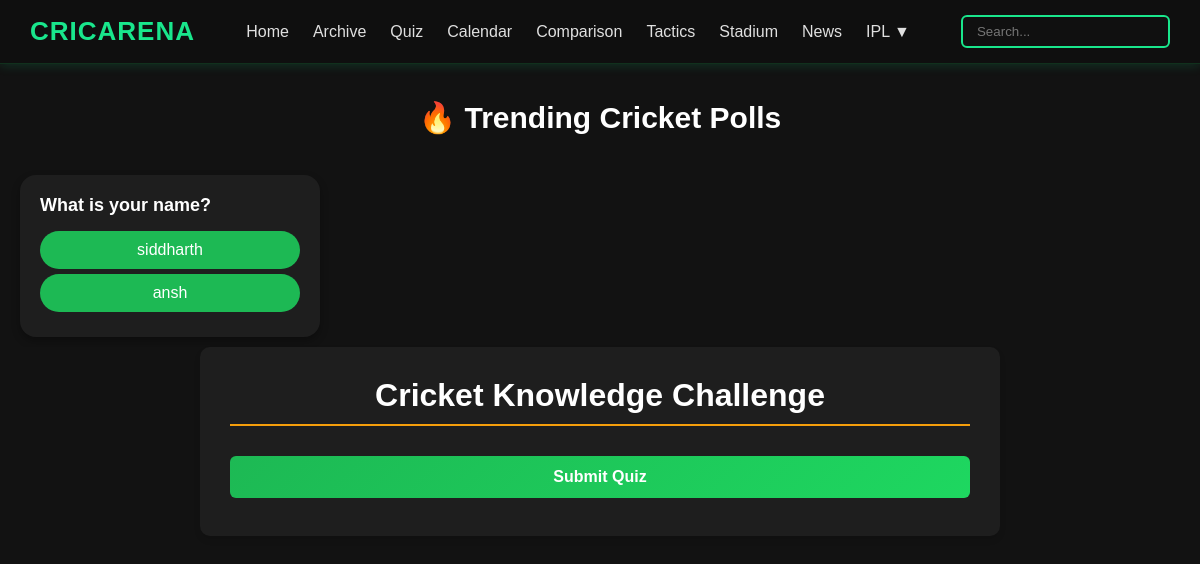
Page /quiz/ on the earlier database version.
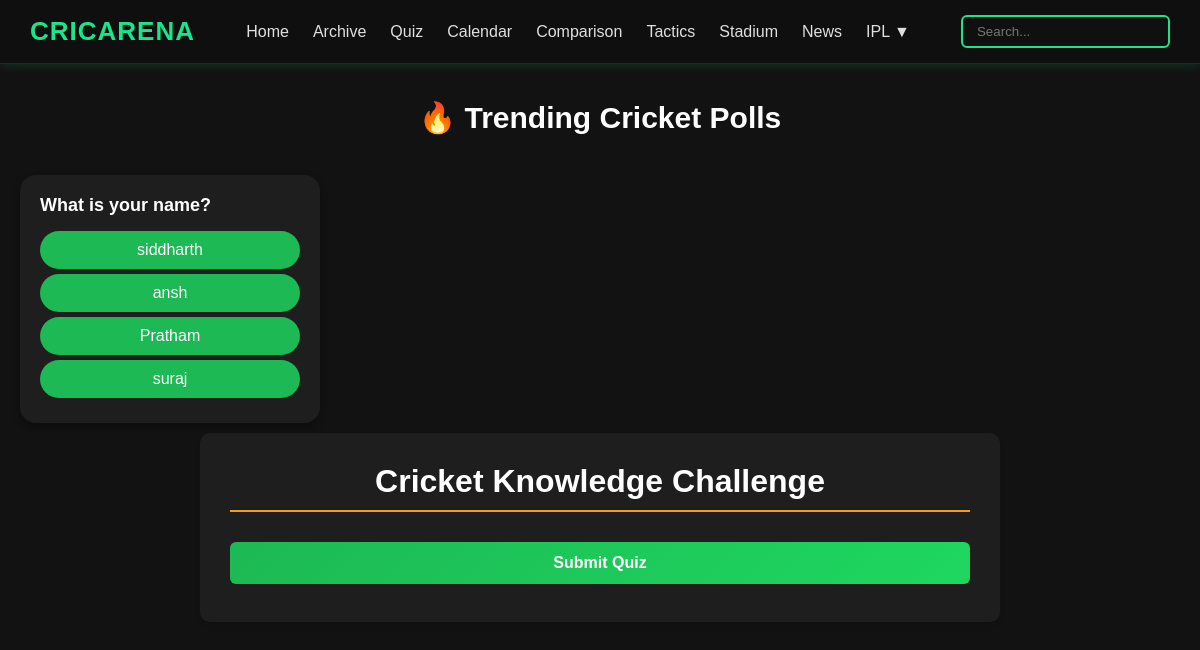
Same page on the later database version.
### quiz/models.py (models this page shows, shortened)
class Poll(models.Model):
    question = models.CharField(max_length=255)
    created_at = models.DateTimeField(auto_now_add=True)

class Option(models.Model):
    poll = models.ForeignKey(Poll, related_name='options', on_delete=models.CASCADE)
    text = models.CharField(max_length=100)
    votes = models.IntegerField(default=0)

### quiz/views.py (the view)
# urls.py: path('', views.poll_list, name='poll_list'),
def poll_list(request):
    polls = Poll.objects.all().order_by('-created_at')
    all_questions = list( QuizQuestion.objects.all())
    if ( len(all_questions) > 5 ):
        questions = random.sample( all_questions,5)
    else:
        questions = all_questions
    return render(request, 'quiz/poll.html', {'polls': polls , 'questions': questions})

### quiz/templates/quiz/poll.html (shortened to what this page needs)
{% load static %}
<!DOCTYPE html>
<html lang="en">
<head>
    <link rel="stylesheet" href="{% static 'quiz/poll.css' %}">
</head>
<body>
      {% include 'quiz/navbar.html' %}
<h2  class = "center-heading" >🔥 Trending Cricket Polls</h2>
<div class="poll-slider">
    {% for poll in polls %}
    <div class="poll-card" id="poll-{{ poll.id }}">
        <h3>{{ poll.question }}</h3>
        {% for option in poll.options.all %}
                <button class="option-button" onclick="vote('{{ option.id }}', '{{ poll.id }}')">
                {{ option.text }}
            </button>
        {% endfor %}
    </div>
    {% endfor %}
</div>
<div class="quiz-section">
  {% include 'quiz/quiz.html' %}
</div>
</body>
</html>

### quiz/templates/quiz/navbar.html (shortened to what this page needs)
 {% load static %}
<!DOCTYPE html>
<html lang="en">
<head>
    <link rel="stylesheet" href="{% static 'quiz/style.css' %}">
    <link rel="stylesheet" href="https://unpkg.com/swiper/swiper-bundle.min.css" />
</head>
<body>
      <nav class="navbar">
    <div class="navbar-logo"><a href="#">CRICARENA</a></div>
    <ul class="navbar-links">
      <li><a href="/">Home</a></li>
      <li><a href="/archives/">Archive</a></li>
      <li><a href="/quiz/">Quiz</a></li>
      <li><a href="/sportscal/">Calendar</a></li>
      <li><a href="/comparison/">Comparison</a></li>
      <li><a href="#">Tactics</a></li>
      <li><a href="/stadium/">Stadium</a></li>
      <li><a href="/news/">News</a></li>
      <li class="dropdown">
        <a href="#">IPL ▼</a>
      </li>
    </ul>
    <div class="navbar-search">
      <input type="text" placeholder="Search...">
    </div>
  </nav>
</body>
</html>

### quiz/templates/quiz/quiz.html (shortened to what this page needs)
{% load static %}
<body>
<div class="quiz-container">
    <h1>Cricket Knowledge Challenge</h1>
    <form id="quizForm" action="{% url 'submit_quiz' %}" method="POST">
        <button type="submit" class="submit-btn">Submit Quiz</button>
    </form>
</div>
</body>

### quiz/static/quiz/poll.css (style rules this page uses)
body { color: white; background-color: #121212; margin: 0; font-family: 'Segoe UI', sans-serif; padding: 0; }
.center-heading { font-size: 30px; text-align: center; margin: 40px 0 20px 0; padding: 0; }
.poll-slider { display: flex; gap: 20px; overflow-x: auto; scroll-snap-type: x mandatory; padding: 20px; }
.poll-card { background: #1e1e1e; border-radius: 12px; min-width: 300px; scroll-snap-align: start; padding: 20px; box-shadow: 0 4px 12px rgba(0,0,0,0.4); }
.poll-card h3 { font-size: 18px; margin-bottom: 15px; }
.option-button { background: #1db954; color: white; border: none; border-radius: 30px; padding: 10px 20px; cursor: pointer; margin: 5px 0; width: 100%; transition: background 0.3s ease; }

### quiz/static/quiz/style.css (style rules this page uses)
* { margin: 0; padding: 0; box-sizing: border-box; }
body { font-family: Arial, sans-serif; background-color: black; overflow-x: hidden; }
body::before { content: ''; display: block; height: 60px; }
.navbar { color: #fff; display: flex; justify-content: space-between; align-items: center; padding: 15px 30px; position: fixed; top: 0; width: 100%; z-index: 1000; box-shadow: 0 2px 10px rgba(25, 230, 140, 0.15); background: rgba(15, 15, 15, 0.7); backdrop-filter: blur(8px); -webkit-backdrop-filter: blur(8px); border-bottom: 1px solid rgba(29, 185, 84, 0.2); }
.navbar-logo a { color: #19e68c; font-size: 26px; font-weight: bold; text-decoration: none; letter-spacing: 1px; }
.navbar-links { list-style: none; display: flex; gap: 24px; align-items: center; }
.navbar-links li a { color: #e0e0e0; text-decoration: none; font-size: 16px; transition: color 0.3s ease, transform 0.2s; position: relative; }
.navbar-search input { padding: 7px 14px; border: 2px solid #19e68c; border-radius: 6px; outline: none; background-color: #101010; color: #fff; transition: box-shadow 0.3s ease; }
.dropdown { position: relative; }
body { background-color: #121212; color: white; font-family: 'Poppins', sans-serif; }
button { background: linear-gradient(to right, #1DB954, #1ed760); color: white; border: none; padding: 10px 16px; margin: 5px; border-radius: 50px; cursor: pointer; transition: all 0.3s ease; }
body { margin: 0; font-family: 'Poppins', sans-serif; background-color: #121212; color: white; }
.poll-slider { display: flex; overflow-x: auto; gap: 20px; scroll-behavior: smooth; padding-bottom: 10px; }
.poll-card { background: #1e1e1e; border-radius: 16px; min-width: 300px; padding: 20px; flex: 0 0 auto; box-shadow: 0 4px 8px rgba(0,0,0,0.3); transition: transform 0.3s; }
button { display: block; width: 100%; margin: 8px 0; padding: 12px; font-size: 16px; background: linear-gradient(135deg, #1DB954, #1ed760); border: none; border-radius: 30px; color: white; cursor: pointer; transition: all 0.3s ease; }

Differences in the rows shown:
added Option: text "Pratham"
added Option: text "suraj"
